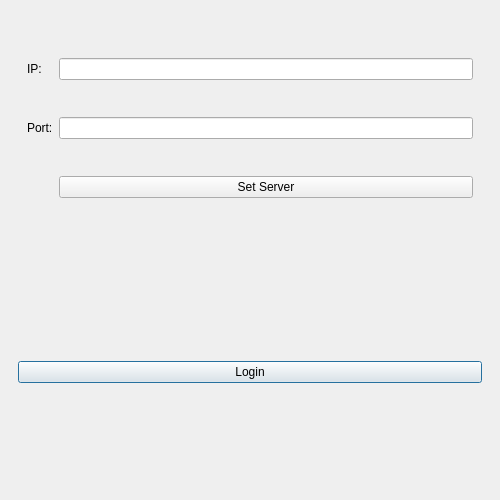
<?xml version="1.0" encoding="UTF-8"?>
<ui version="4.0">
 <class>FirstPage</class>
 <widget class="QMainWindow" name="FirstPage">
  <property name="geometry">
   <rect>
    <x>0</x>
    <y>0</y>
    <width>500</width>
    <height>500</height>
   </rect>
  </property>
  <property name="sizePolicy">
   <sizepolicy hsizetype="Fixed" vsizetype="Fixed">
    <horstretch>0</horstretch>
    <verstretch>0</verstretch>
   </sizepolicy>
  </property>
  <property name="minimumSize">
   <size>
    <width>500</width>
    <height>500</height>
   </size>
  </property>
  <property name="maximumSize">
   <size>
    <width>500</width>
    <height>500</height>
   </size>
  </property>
  <property name="baseSize">
   <size>
    <width>500</width>
    <height>500</height>
   </size>
  </property>
  <property name="windowTitle">
   <string>First Page</string>
  </property>
  <property name="windowIcon">
   <iconset theme="folder"/>
  </property>
  <property name="documentMode">
   <bool>false</bool>
  </property>
  <widget class="QWidget" name="centralwidget">
   <layout class="QVBoxLayout" name="verticalLayout">
    <item>
     <widget class="QWidget" name="widget" native="true">
      <layout class="QGridLayout" name="gridLayout_2">
       <item row="0" column="0">
        <widget class="QWidget" name="widget_3" native="true">
         <layout class="QGridLayout" name="gridLayout">
          <item row="0" column="0">
           <widget class="QLabel" name="ip_label">
            <property name="layoutDirection">
             <enum>Qt::RightToLeft</enum>
            </property>
            <property name="text">
             <string>IP:</string>
            </property>
           </widget>
          </item>
          <item row="1" column="0">
           <widget class="QLabel" name="port_label">
            <property name="layoutDirection">
             <enum>Qt::RightToLeft</enum>
            </property>
            <property name="text">
             <string>Port:</string>
            </property>
           </widget>
          </item>
          <item row="0" column="1">
           <widget class="QLineEdit" name="ip_text_edit"/>
          </item>
          <item row="1" column="1">
           <widget class="QLineEdit" name="port_text_edit"/>
          </item>
          <item row="2" column="1">
           <widget class="QPushButton" name="set_server_BTN">
            <property name="text">
             <string>Set Server</string>
            </property>
           </widget>
          </item>
         </layout>
        </widget>
       </item>
      </layout>
     </widget>
    </item>
    <item>
     <widget class="QWidget" name="widget_2" native="true">
      <layout class="QHBoxLayout" name="horizontalLayout">
       <item>
        <widget class="QPushButton" name="first_page_login_BTN">
         <property name="text">
          <string>Login</string>
         </property>
         <property name="default">
          <bool>true</bool>
         </property>
        </widget>
       </item>
      </layout>
     </widget>
    </item>
   </layout>
  </widget>
  <widget class="QMenuBar" name="menubar">
   <property name="geometry">
    <rect>
     <x>0</x>
     <y>0</y>
     <width>500</width>
     <height>26</height>
    </rect>
   </property>
  </widget>
 </widget>
 <resources/>
 <connections/>
</ui>
